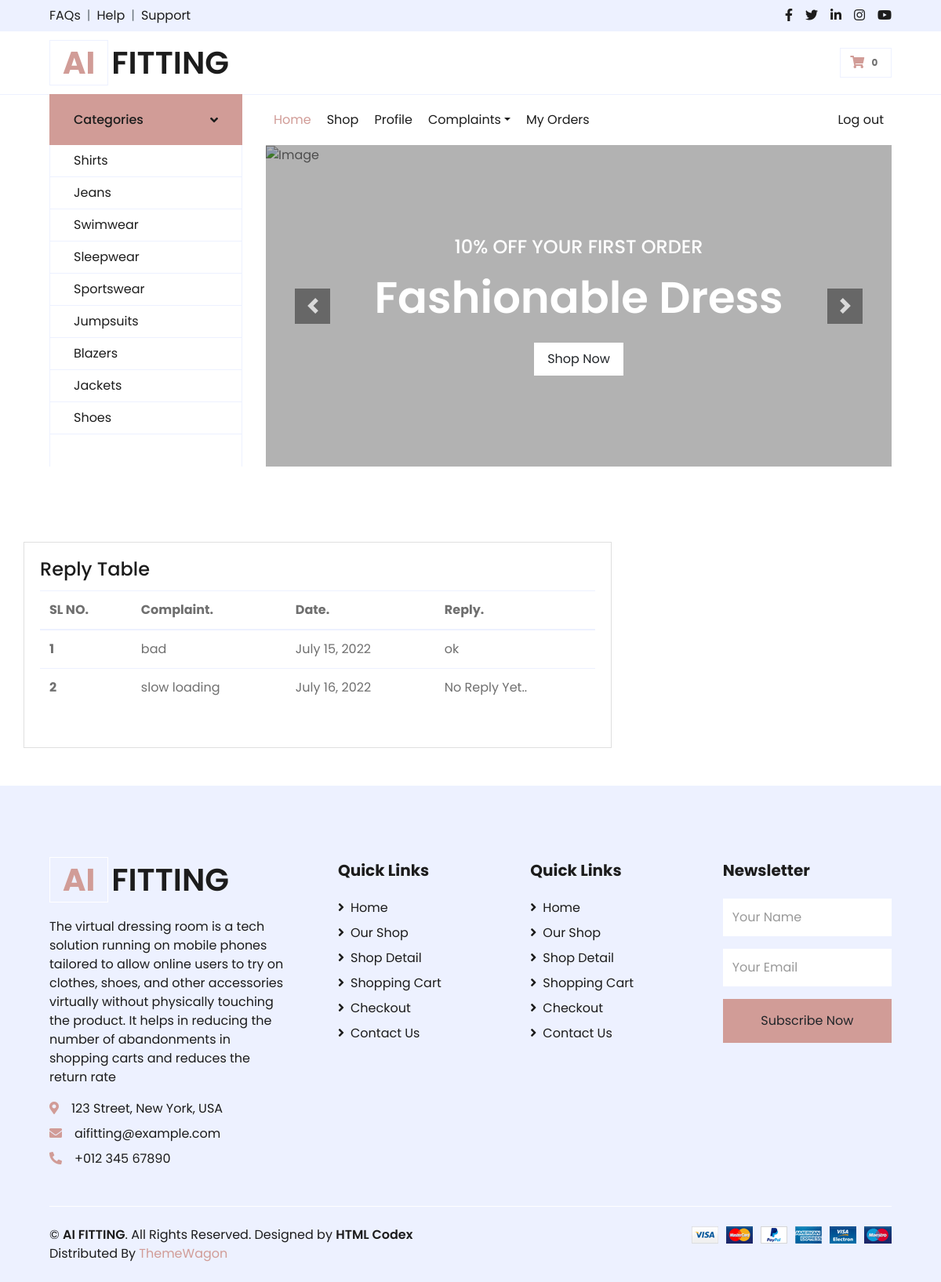
/user_view_complaint (signed in), run on the app's committed database.
### app/models.py (models this page shows)
class Complaint(models.Model):
    user = models.ForeignKey(Customer,on_delete=models.DO_NOTHING)
    complaint = models.TextField()
    date = models.DateField()
    reply = models.TextField(null=True,blank=True)

### app/userviews.py (the view)
# urls.py: path('user_view_complaint', userviews.complaint_view_user, name='user_view_complaint'),
def complaint_view_user(request):
    n = Complaint.objects.filter(user=request.user)
    return render(request, 'user_panel/user_view_complaint.html', {'n': n})

### templates/user_panel/user_view_complaint.html
{% extends 'user_panel/user_home.html' %}
{% load crispy_forms_filters %}
{% block content %}
<div class="col-lg-8 grid-margin stretch-card">
              <div class="card">
                <div class="card-body">
                  <h4 class="card-title">Reply Table</h4>
                  <div class="table-responsive">
                    <table class="table">
                      <thead>
                        <tr>
                          <th scope="co">SL NO.</th>
                          <th scope="co">Complaint.</th>
                          <th scope="co">Date.</th>
                          <th scope="co">Reply.</th>
                        </tr>
                      </thead>
                      <tbody>
                      {% for n in n %}
                        <tr>
                          <th scope="row">{{forloop.counter}}</th>
                          <td>{{n.complaint}}</td>
                          <td>{{n.date}}</td>
                          <td>
                            {% if n.reply == None %}
                            <p>No Reply Yet..</p>
                            {% else %}
                            {{n.reply}}
                            {% endif %}
                          </td>
                        </tr>
                      {% endfor %}
                      </tbody>
                    </table>
                  </div>
                </div>
              </div>
            </div>
{% endblock %}

### data on the page
Complaint: complaint "bad", date "July 15, 2022", reply "ok"
Complaint: complaint "slow loading", date "July 16, 2022", shows "No Reply Yet.."
